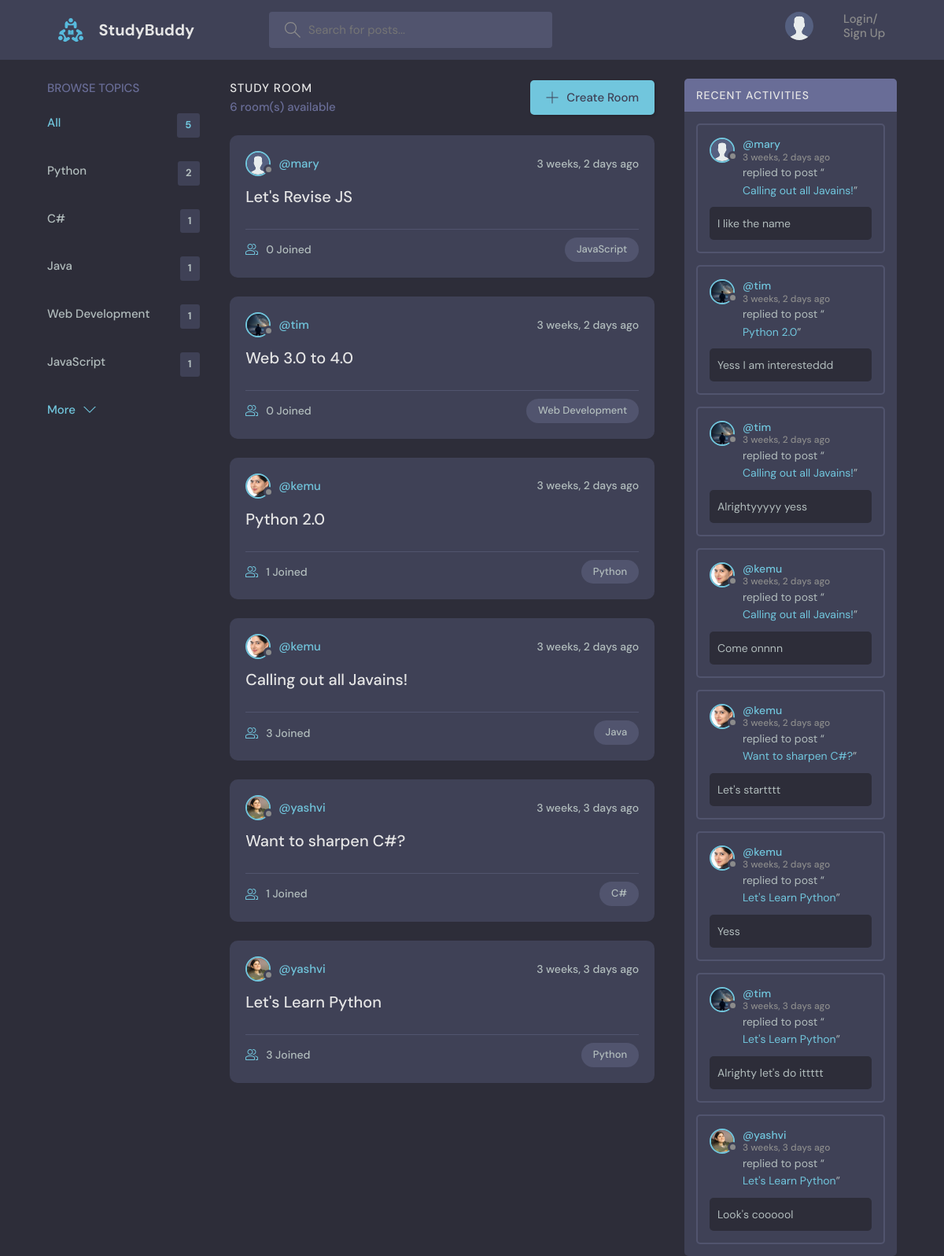
The page / on the database its author committed.
### base/models.py (models this page shows, shortened)
class Topic(models.Model):
    name = models.CharField(max_length=200)

class Room(models.Model):
    host = models.ForeignKey(User, on_delete=models.SET_NULL, null=True)
    topic = models.ForeignKey(Topic, on_delete=models.SET_NULL, null=True)
    name = models.CharField(max_length=200)
    description = models.TextField(null=True, blank=True)
    participants = models.ManyToManyField(User, related_name='participants', blank=True)
    updated = models.DateTimeField(auto_now=True)
    created = models.DateTimeField(auto_now_add=True)
    class Meta:
        ordering = ['-updated', '-created']
    def __str__(self):
        return self.name

class User(AbstractUser):
    name = models.CharField(max_length=200, null=True)
    email = models.EmailField(unique=True, null=True)
    bio = models.TextField(null=True)
    avatar = models.ImageField(null=True, default="avatar.svg")
    USERNAME_FIELD = 'email'
    REQUIRED_FIELDS = []

class Message(models.Model):
    user = models.ForeignKey(User, on_delete=models.CASCADE)
    room = models.ForeignKey(Room, on_delete=models.CASCADE)
    body = models.TextField()
    updated = models.DateTimeField(auto_now=True)
    created = models.DateTimeField(auto_now_add=True)
    class Meta:
        ordering = ['-updated', '-created']

### base/views.py (the view)
# urls.py: path('', views.home, name="home"),
def home(request):
    q = request.GET.get('q') if request.GET.get('q') != None else ''
    rooms = Room.objects.filter(
        Q(topic__name__icontains=q) | #'i...' makes it case-insensitive
        Q(name__icontains=q) |
        Q(description__icontains=q)
    )
    topics = Topic.objects.all()[0:5]
    room_count = rooms.count()
    room_messages = Message.objects.filter(Q(room__topic__name__icontains=q))
    context =  {
        'rooms': rooms,
        'topics': topics,
        'room_count': room_count,
        'room_messages': room_messages
        }
    return render(request, 'base/home.html', context)

### base/templates/base/home.html (shortened to what this page needs)
{% extends 'main.html' %}
{% block content %}
    <main class="layout layout--3">
      <div class="container">
        {% include 'base/topics_component.html' %}
        <div class="roomList">
          <div class="roomList__header">
            <div>
              <h2>Study Room</h2>
              <p>{{room_count}} room(s) available</p>
            </div>
            <a class="btn btn--main" href="{% url 'create-room' %}">
              <svg version="1.1" xmlns="http://www.w3.org/2000/svg" width="32" height="32" viewBox="0 0 32 32">
                <title>add</title>
                <path
                  d="M16.943 0.943h-1.885v14.115h-14.115v1.885h14.115v14.115h1.885v-14.115h14.115v-1.885h-14.115v-14.115z"
                ></path>
              </svg>
              Create Room
            </a>
          </div>
          {% include 'base/feed_component.html' %}
        </div>
         {% include 'base/activity_component.html' %}
      </div>
    </main>
{% endblock %}

### base/templates/base/topics_component.html
<div class="topics">
    <div class="topics__header">
      <h2>Browse Topics</h2>
    </div>
    <ul class="topics__list">
      <li>
        <a href="{% url 'home' %}" class="active">All <span>{{topics.count}}</span></a>
      </li>
      {% for topic in topics %}
      <li>
        <a href="{% url 'home' %}?q={{topic.name}}">{{ topic.name }} <span>{{topic.room_set.all.count}}</span></a>
      </li>
      {% endfor %}
    </ul>
    <a class="btn btn--link" href="{% url 'topics' %}">
      More
      <svg version="1.1" xmlns="http://www.w3.org/2000/svg" width="32" height="32" viewBox="0 0 32 32">
        <title>chevron-down</title>
        <path d="M16 21l-13-13h-3l16 16 16-16h-3l-13 13z"></path>
      </svg>
    </a>
  </div>

### base/templates/base/feed_component.html (shortened to what this page needs)
{% for room in rooms %}
<div class="roomListRoom">
    <div class="roomListRoom__header">
      <a href="{% url 'user-profile' room.host.id %}" class="roomListRoom__author">
        <div class="avatar avatar--small">
          <img src="{{room.host.avatar.url}}" />
        </div>
        <span>@{{ room.host.username }}</span>
      </a>
      <div class="roomListRoom__actions">
        <span>{{ room.created|timesince }} ago</span>
      </div>
    </div>
    <div class="roomListRoom__content">
      <a href="{% url 'room' room.id %}">{{ room.name }}</a>
    </div>
    <div class="roomListRoom__meta">
      <a href="{% url 'room' room.id %}" class="roomListRoom__joined">
        {{ room.participants.all.count }} Joined
      </a>
      <p class="roomListRoom__topic">{{ room.topic.name }}</p>
    </div>
</div>
{% endfor %}

### base/templates/base/activity_component.html (shortened to what this page needs)
<div class="activities">
    <div class="activities__header">
      <h2>Recent Activities</h2>
    </div>
    {% for message in room_messages %}
    <div class="activities__box">
      <div class="activities__boxHeader roomListRoom__header">
        <a href="{% url 'user-profile' message.user.id %}" class="roomListRoom__author">
          <div class="avatar avatar--small">
            <img src="{{message.user.avatar.url}}" />
          </div>
          <p>
            @{{message.user.username}}
            <span>{{message.created|timesince}} ago</span>
          </p>
        </a>
      </div>
      <div class="activities__boxContent">
        <p>replied to post “<a href="{% url 'room' message.room.id %}">{{ message.room }}</a>”</p>
        <div class="activities__boxRoomContent">
            {{ message.body }}
        </div>
      </div>
    </div>
    {% endfor %}
</div>

### rows shown on the page
Topic: name "Python", room_set.all.count "2"
Topic: name "C#", room_set.all.count "1"
Topic: name "Java", room_set.all.count "1"
Topic: name "Web Development", room_set.all.count "1"
Topic: name "JavaScript", room_set.all.count "1"
Room: host.avatar (placeholder picture), host.username "mary", created "3 weeks, 2 days", name "Let's Revise JS", participants.all.count "0", topic.name "JavaScript"
Room: host.avatar (picture), host.username "tim", created "3 weeks, 2 days", name "Web 3.0 to 4.0", participants.all.count "0", topic.name "Web Development"
Room: host.avatar (picture), host.username "kemu", created "3 weeks, 2 days", name "Python 2.0", participants.all.count "1", topic.name "Python"
Room: host.avatar (picture), host.username "kemu", created "3 weeks, 2 days", name "Calling out all Javains!", participants.all.count "3", topic.name "Java"
Room: host.avatar (picture), host.username "yashvi", created "3 weeks, 3 days", name "Want to sharpen C#?", participants.all.count "1", topic.name "C#"
Room: host.avatar (picture), host.username "yashvi", created "3 weeks, 3 days", name "Let's Learn Python", participants.all.count "3", topic.name "Python"
Message: user.avatar (placeholder picture), user.username "mary", created "3 weeks, 2 days", room "Calling out all Javains!", body "I like the name"
Message: user.avatar (picture), user.username "tim", created "3 weeks, 2 days", room "Python 2.0", body "Yess I am interesteddd"
Message: user.avatar (picture), user.username "tim", created "3 weeks, 2 days", room "Calling out all Javains!", body "Alrightyyyyy yess"
Message: user.avatar (picture), user.username "kemu", created "3 weeks, 2 days", room "Calling out all Javains!", body "Come onnnn"
Message: user.avatar (picture), user.username "kemu", created "3 weeks, 2 days", room "Want to sharpen C#?", body "Let's startttt"
Message: user.avatar (picture), user.username "kemu", created "3 weeks, 2 days", room "Let's Learn Python", body "Yess"
Message: user.avatar (picture), user.username "tim", created "3 weeks, 3 days", room "Let's Learn Python", body "Alrighty let's do ittttt"
Message: user.avatar (picture), user.username "yashvi", created "3 weeks, 3 days", room "Let's Learn Python", body "Look's coooool"

### other values the page prints
{{ topics.count }} "5"
{{ room_count }} "6"
